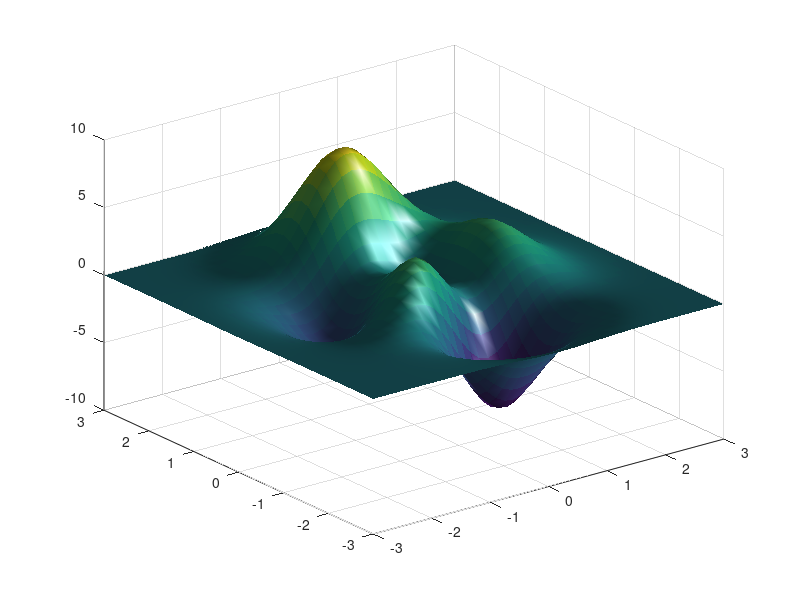

MATLAB code to generate this figure: (Note: this script raises an error after producing the figure.)
%=============================================================================
% Copyright (c) 2016-present Allan CORNET (Nelson)
%=============================================================================
% This file is part of Nelson.
%=============================================================================
% LICENCE_BLOCK_BEGIN
% SPDX-License-Identifier: LGPL-3.0-or-later
% LICENCE_BLOCK_END
%=============================================================================
f = figure('Color', [1 1 1]);
[x, y, z] = peaks(40);
surf(x, y, z, 'EdgeColor', 'none', 'FaceLighting', 'gouraud');
light('Position', [1 -1 1], 'Style', 'infinite');
material('shiny');
colormap(parula(64));
view(35, 28);
title('Lit surface');
%=============================================================================
